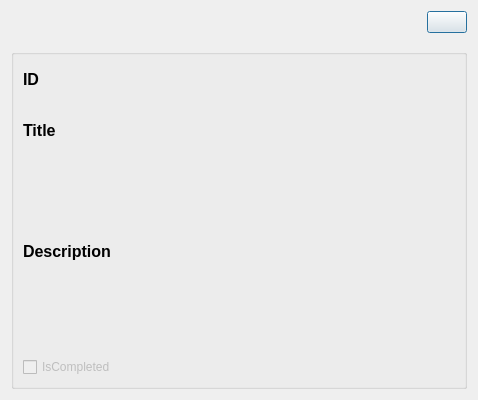
<?xml version="1.0" encoding="UTF-8"?>
<ui version="4.0">
 <class>TodoDetailsDialog</class>
 <widget class="QDialog" name="TodoDetailsDialog">
  <property name="geometry">
   <rect>
    <x>0</x>
    <y>0</y>
    <width>478</width>
    <height>400</height>
   </rect>
  </property>
  <property name="minimumSize">
   <size>
    <width>0</width>
    <height>400</height>
   </size>
  </property>
  <property name="windowTitle">
   <string>Dialog</string>
  </property>
  <layout class="QGridLayout" name="gridLayout">
   <item row="0" column="0">
    <layout class="QVBoxLayout" name="verticalLayout_3">
     <item>
      <layout class="QHBoxLayout" name="horizontalLayout">
       <item>
        <widget class="QLabel" name="titleLabel">
         <property name="maximumSize">
          <size>
           <width>16777215</width>
           <height>75</height>
          </size>
         </property>
         <property name="text">
          <string/>
         </property>
         <property name="pixmap">
          <pixmap resource="resource.qrc">:/header-details.png</pixmap>
         </property>
        </widget>
       </item>
       <item>
        <spacer name="horizontalSpacer">
         <property name="orientation">
          <enum>Qt::Horizontal</enum>
         </property>
         <property name="sizeHint" stdset="0">
          <size>
           <width>48</width>
           <height>20</height>
          </size>
         </property>
        </spacer>
       </item>
       <item>
        <widget class="QPushButton" name="exitButton">
         <property name="text">
          <string/>
         </property>
         <property name="icon">
          <iconset resource="resource.qrc">
           <normaloff>:/icon-error.png</normaloff>:/icon-error.png</iconset>
         </property>
         <property name="iconSize">
          <size>
           <width>32</width>
           <height>32</height>
          </size>
         </property>
        </widget>
       </item>
      </layout>
     </item>
     <item>
      <spacer name="verticalSpacer_4">
       <property name="orientation">
        <enum>Qt::Vertical</enum>
       </property>
       <property name="sizeType">
        <enum>QSizePolicy::Fixed</enum>
       </property>
       <property name="sizeHint" stdset="0">
        <size>
         <width>20</width>
         <height>10</height>
        </size>
       </property>
      </spacer>
     </item>
     <item>
      <widget class="QGroupBox" name="groupBox">
       <property name="title">
        <string/>
       </property>
       <layout class="QVBoxLayout" name="verticalLayout_2">
        <item>
         <layout class="QVBoxLayout" name="verticalLayout">
          <item>
           <widget class="QLabel" name="idLabel">
            <property name="minimumSize">
             <size>
              <width>0</width>
              <height>30</height>
             </size>
            </property>
            <property name="maximumSize">
             <size>
              <width>16777215</width>
              <height>30</height>
             </size>
            </property>
            <property name="font">
             <font>
              <family>Segoe UI</family>
              <pointsize>12</pointsize>
              <weight>75</weight>
              <bold>true</bold>
             </font>
            </property>
            <property name="text">
             <string>ID</string>
            </property>
           </widget>
          </item>
          <item>
           <spacer name="verticalSpacer_2">
            <property name="orientation">
             <enum>Qt::Vertical</enum>
            </property>
            <property name="sizeType">
             <enum>QSizePolicy::Fixed</enum>
            </property>
            <property name="sizeHint" stdset="0">
             <size>
              <width>20</width>
              <height>15</height>
             </size>
            </property>
           </spacer>
          </item>
          <item>
           <widget class="QLabel" name="titleLabel_2">
            <property name="minimumSize">
             <size>
              <width>0</width>
              <height>30</height>
             </size>
            </property>
            <property name="maximumSize">
             <size>
              <width>16777215</width>
              <height>30</height>
             </size>
            </property>
            <property name="font">
             <font>
              <family>Segoe UI</family>
              <pointsize>12</pointsize>
              <weight>75</weight>
              <bold>true</bold>
             </font>
            </property>
            <property name="text">
             <string>Title</string>
            </property>
           </widget>
          </item>
          <item>
           <spacer name="verticalSpacer_3">
            <property name="orientation">
             <enum>Qt::Vertical</enum>
            </property>
            <property name="sizeType">
             <enum>QSizePolicy::Fixed</enum>
            </property>
            <property name="sizeHint" stdset="0">
             <size>
              <width>20</width>
              <height>15</height>
             </size>
            </property>
           </spacer>
          </item>
          <item>
           <widget class="QLabel" name="descriptionLabel">
            <property name="sizePolicy">
             <sizepolicy hsizetype="Expanding" vsizetype="Expanding">
              <horstretch>0</horstretch>
              <verstretch>0</verstretch>
             </sizepolicy>
            </property>
            <property name="minimumSize">
             <size>
              <width>0</width>
              <height>80</height>
             </size>
            </property>
            <property name="font">
             <font>
              <family>Segoe UI</family>
              <pointsize>12</pointsize>
              <weight>75</weight>
              <bold>true</bold>
              <stylestrategy>PreferAntialias</stylestrategy>
             </font>
            </property>
            <property name="toolTip">
             <string>&lt;html&gt;&lt;head/&gt;&lt;body&gt;&lt;p&gt;&lt;span style=&quot; font-size:12pt;&quot;&gt;This is a description.&lt;/span&gt;&lt;/p&gt;&lt;/body&gt;&lt;/html&gt;</string>
            </property>
            <property name="text">
             <string>Description</string>
            </property>
            <property name="wordWrap">
             <bool>true</bool>
            </property>
           </widget>
          </item>
          <item>
           <spacer name="verticalSpacer_5">
            <property name="orientation">
             <enum>Qt::Vertical</enum>
            </property>
            <property name="sizeType">
             <enum>QSizePolicy::Fixed</enum>
            </property>
            <property name="sizeHint" stdset="0">
             <size>
              <width>20</width>
              <height>15</height>
             </size>
            </property>
           </spacer>
          </item>
          <item>
           <widget class="QCheckBox" name="checkBox">
            <property name="enabled">
             <bool>false</bool>
            </property>
            <property name="font">
             <font>
              <family>Segoe UI</family>
             </font>
            </property>
            <property name="text">
             <string>IsCompleted</string>
            </property>
            <property name="checkable">
             <bool>true</bool>
            </property>
           </widget>
          </item>
         </layout>
        </item>
       </layout>
      </widget>
     </item>
    </layout>
   </item>
  </layout>
 </widget>
 <resources>
  <include location="resource.qrc"/>
 </resources>
 <connections>
  <connection>
   <sender>exitButton</sender>
   <signal>clicked()</signal>
   <receiver>TodoDetailsDialog</receiver>
   <slot>close()</slot>
   <hints>
    <hint type="sourcelabel">
     <x>528</x>
     <y>31</y>
    </hint>
    <hint type="destinationlabel">
     <x>280</x>
     <y>179</y>
    </hint>
   </hints>
  </connection>
 </connections>
</ui>
